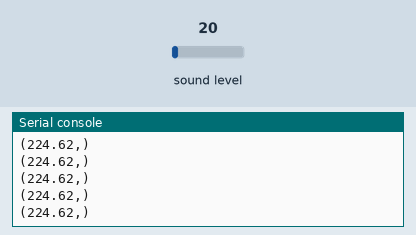
Recording of a program running on a simulated CircuitPython board. Parts: the last lines printed to the serial console. Inputs (shaded band) come from the test bench; at power-on: sound level 20.

Above: at 1.2 s.
1.3 s: sound level set to 5
At 1.46 s:
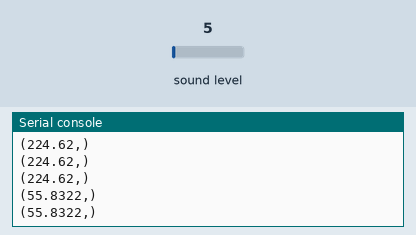
2.8 s: sound level set to 64
At 2.89 s:
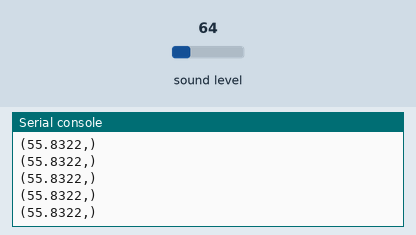
Timing chart, 0 to 5.8 s (numbered marks = the images above; inputs shaded):
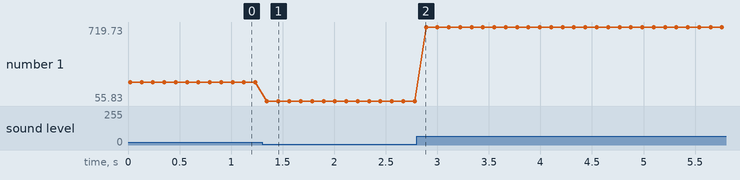

Measured:
- after the input at 1.3 s, the serial console: prints a new line after 0.05 s (image 1)
- plotted number 1: 224.62 → 55.83 after the input at 1.3 s, 55.83 → 719.73 after the input at 2.8 s

The program:

soundLevels.py
```python
import array
import math
import time

import audiobusio
import board


def mean(values):
    return sum(values) / len(values)


def normalized_rms(values):
    minbuf = int(mean(values))
    sum_of_samples = sum(
        float(sample - minbuf) * (sample - minbuf)
        for sample in values
    )

    return math.sqrt(sum_of_samples / len(values))


mic = audiobusio.PDMIn(
    board.MICROPHONE_CLOCK,
    board.MICROPHONE_DATA,
    sample_rate=16000,
    bit_depth=16
)
samples = array.array('H', [0] * 160)
mic.record(samples, len(samples))

while True:
    mic.record(samples, len(samples))
    magnitude = normalized_rms(samples)
    print(((magnitude),))
    time.sleep(0.1)
```
